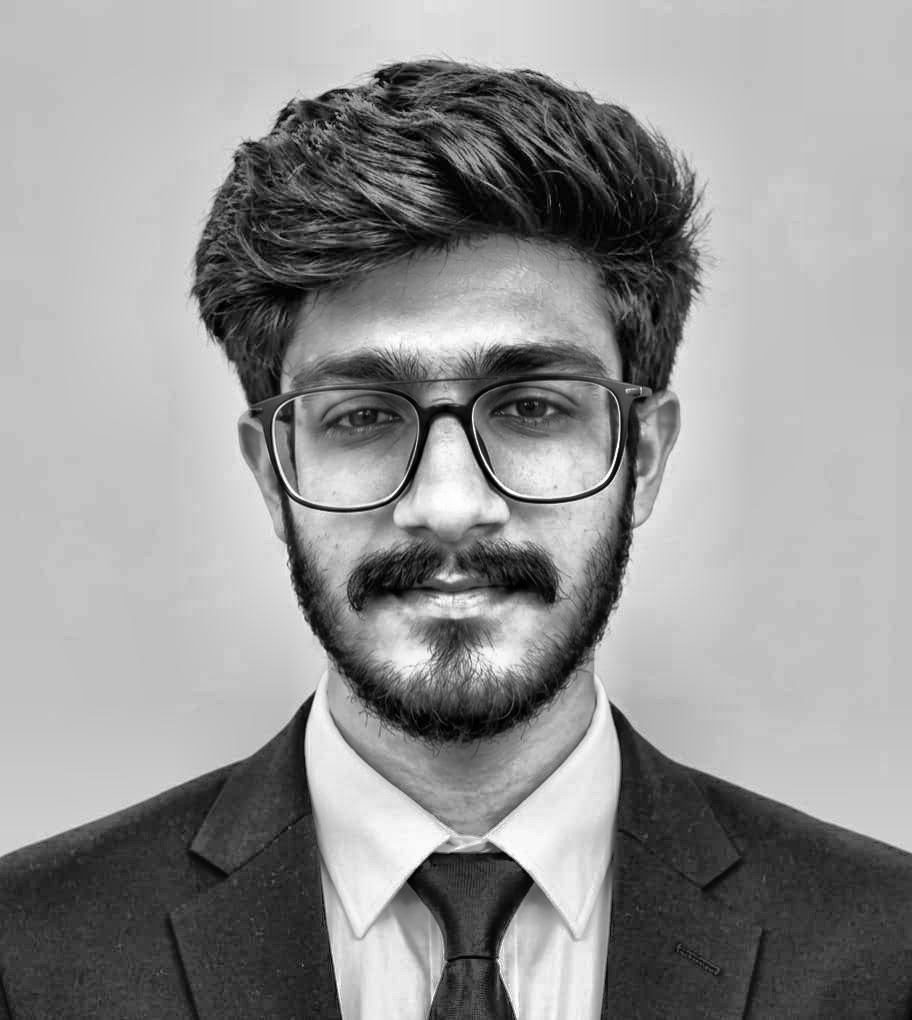
#> input picture source-prepped.png, 912 x 1020 px
$ python prep_photo.py ../source-prepped.png
#> lines starting #> are read from the running program, lines starting #| are printed output that depends on the picture
import os
import argparse
from pathlib import Path
from PIL import Image
import numpy as np
import cv2

def prep_photo(image_path, output_path):
    image = Image.open(image_path).convert("RGB")
    w, h = image.size
#> w = 912; h = 1020

    # Preserve top-aligned framing (head, hair & ponytail preservation)
    # Crop with top alignment so top of head and hair contour are captured
    crop_w = w
#> crop_w = 912
    crop_h = int(w * 1.1)  # Height aspect ratio for portrait matrix
#> crop_h = 1003

    if crop_h > h:
        crop_h = h
        crop_w = int(h / 1.1)

    left = (w - crop_w) // 2
#> left = 0
    top = 0  # Align to top to preserve hair and ponytail
    right = left + crop_w
#> right = 912
    bottom = top + crop_h
#> bottom = 1003

    cropped = image.crop((left, top, right, bottom))
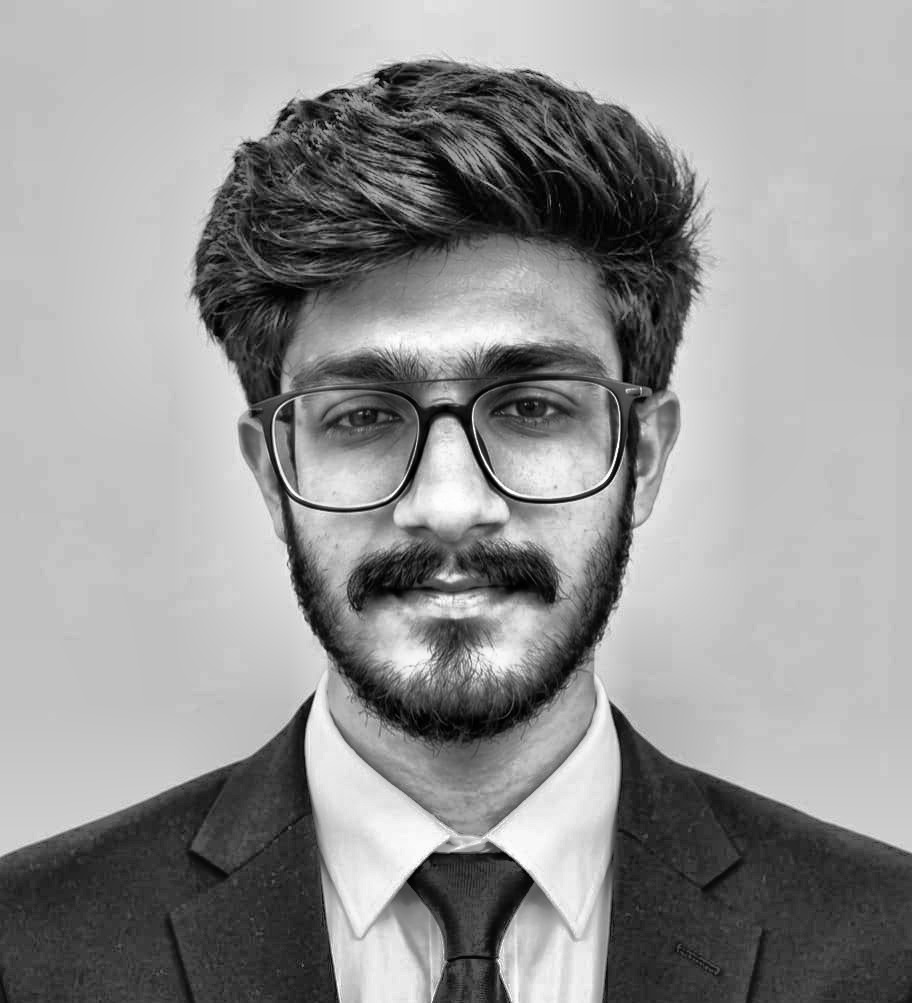
#> cropped: PIL image 912x1003 RGB; min 0, max 255, mean 147.9
    rgb = np.array(cropped)

    # 1. Convert to Grayscale
    gray = cv2.cvtColor(rgb, cv2.COLOR_RGB2GRAY)

    # 2. Apply CLAHE for enhanced facial highlights and ponytail hair shadow detail
    clahe = cv2.createCLAHE(clipLimit=3.2, tileGridSize=(8,8))
    enhanced = clahe.apply(gray)
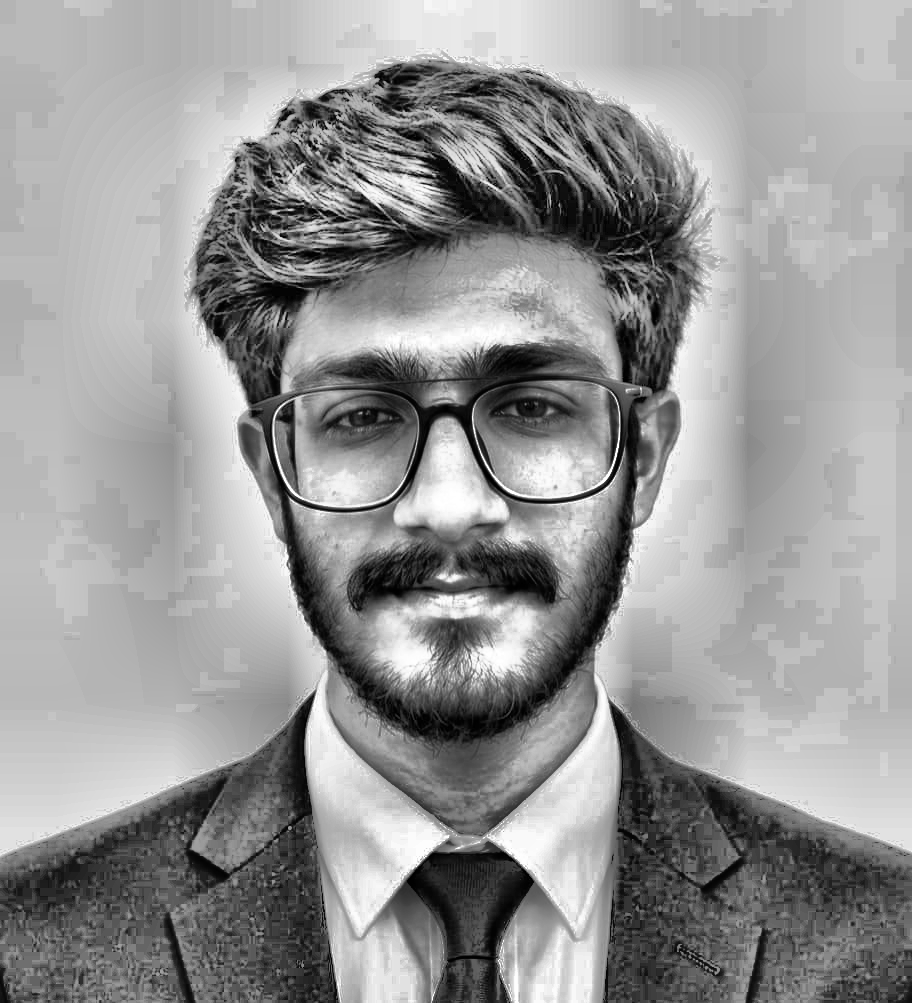
#> enhanced: shape (1003, 912); min 0, max 255, mean 149.2

    # 3. Composite & Save
    result = Image.fromarray(enhanced)
    result.save(output_path)
    print(f"Prepped ponytail photo saved with top-aligned framing to {output_path}")

if __name__ == "__main__":
    parser = argparse.ArgumentParser()
    parser.add_argument("image", type=Path, default=Path(r"C:\Users\SVCS\Downloads\pic1.jpeg"))
    parser.add_argument("-o", "--output", type=Path, default=Path("source-prepped.png"))
    args = parser.parse_args()
    prep_photo(args.image, args.output)
